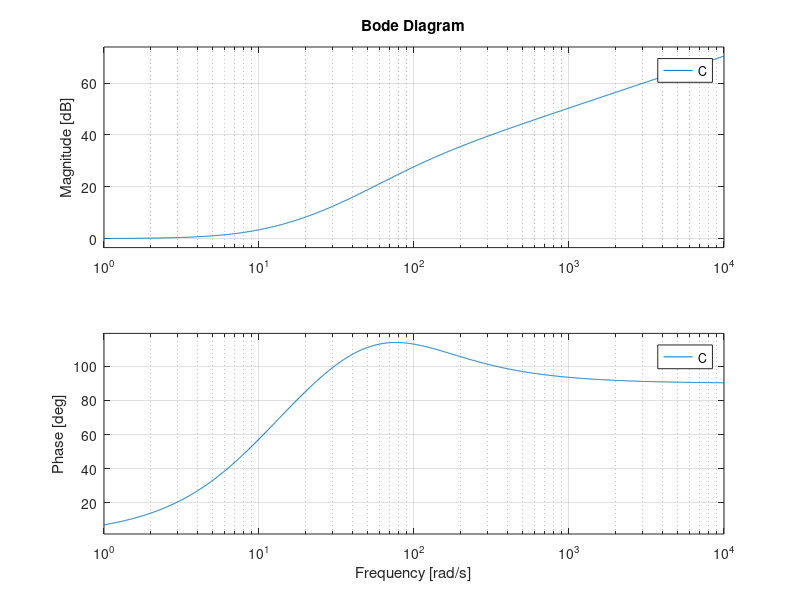
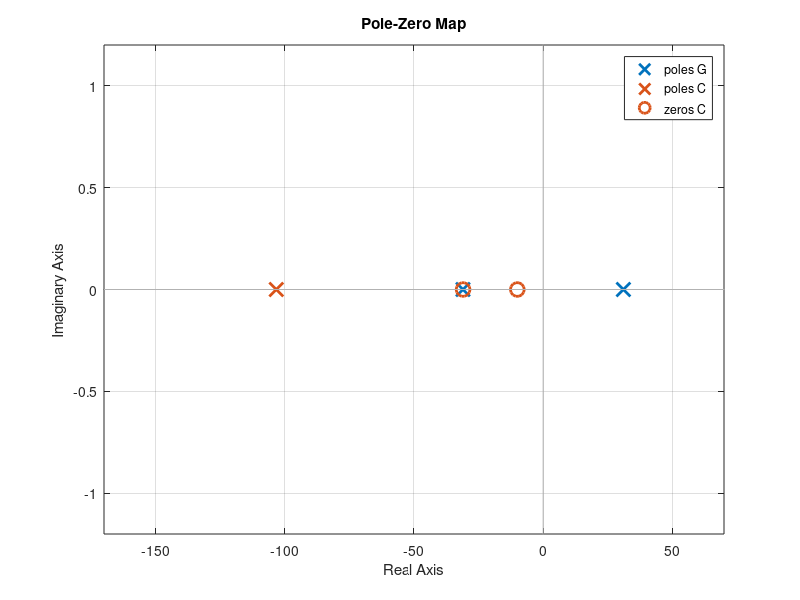
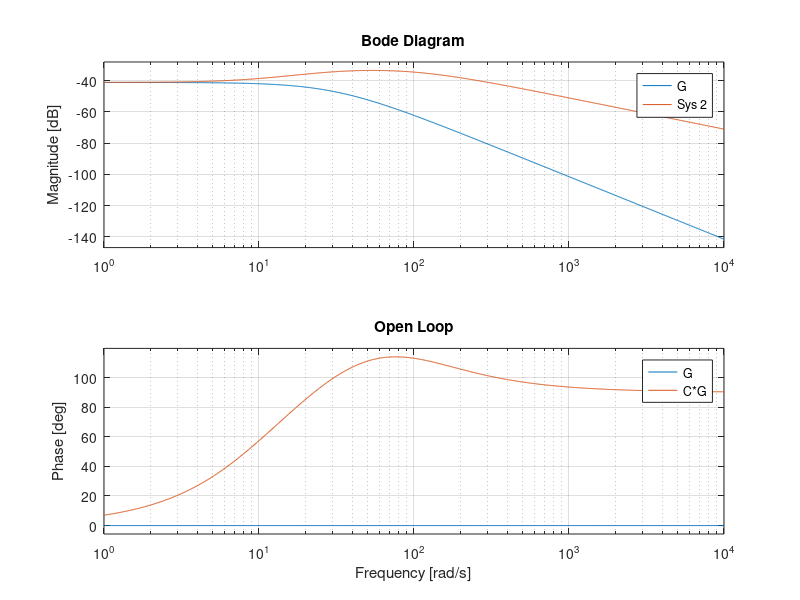

The MATLAB script that drew these images, in order:
%%
clear; close all; clc;
s = tf('s');

%%
G = -8.467 / (s^2 - 963.66);

T_lead = 1/31;%10 / (2*pi*20);
a = 0.3;

kp = 1;
Tn = 10;
ki = kp/Tn;
Tp = 1/500;


C_Lead = (T_lead*s + 1) / (a*T_lead*s+1);
C_Pi = kp + ki*s
C_T2 = 1 / (Tp + 1)^2

C = C_Lead * C_Pi * C_T2;

%%
figure(1)
bode(C)
grid on

%%
figure(2)
pzmap(G, C)

%%
figure(10)
bode(G, C*G)
legend('G', 'C*G')
grid on
title('Open Loop')
